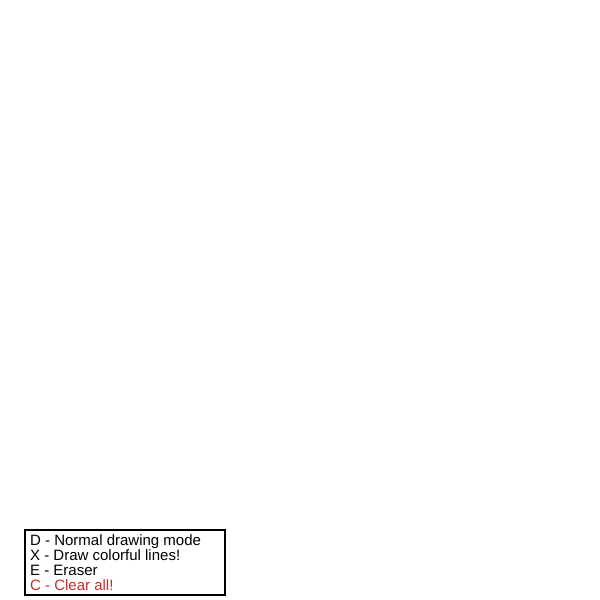
Frame 1 (no input)
Frame 60 (no input): identical to frame 1, image omitted
Frame 120 (the mouse pressed at the canvas centre since frame 60): identical to frame 1, image omitted

The p5.js sketch that drew this single still picture (run headless with seeded random() and noise() and a simulated clock; from frame 60 on, the mouse is pressed at the canvas centre):

// p5.js sketch
// ── sketch.js
let hueAdding = true;
let currentHue = 0;
let currentState = "";

let drawLine = (sc, sw) => {
  if (mouseIsPressed === true) {
    stroke(sc);
    strokeWeight(sw);
    line(mouseX, mouseY, pmouseX, pmouseY);
  }
};

let colorfulLine = () => {
  if (mouseIsPressed === true) {
    strokeWeight(20);
    stroke(currentHue, 100, 100);
    line(mouseX, mouseY, pmouseX, pmouseY);
  }

  if (hueAdding == true) {
    currentHue += 5;
  } else {
    currentHue -= 5;
  }

  if (currentHue >= 255) {
    hueAdding = false;
  } else if (currentHue <= 0) {
    hueAdding = true;
  }
}

let drawUpdate = () => {};

let showIns = (w) => {
  fill(255);
  strokeWeight(2);
  stroke(0);
  rect(25, height-70, 200, 65);
  noStroke();
  textSize(15);
  fill(0);
  text((w === "d") ? "> "+ "D - Normal drawing mode":"" + "D - Normal drawing mode", 30, height - 55);
  text((w === "x") ? "> "+ "X - Draw colorful lines!":"" + "X - Draw colorful lines!", 30, height - 40);
  text((w === "e") ? "> "+ "E - Eraser":"" + "E - Eraser", 30, height - 25);
  fill(0, 75, 75);
  text((w === "c") ? "> "+ "C - Clear all!":"" + "C - Clear all!", 30, height - 10);
};

function setup() {
  createCanvas(600, 600);
  colorMode(HSB);
  background(255);
}

function draw() {
  drawUpdate();
  showIns(currentState);
}

function keyPressed() {
  if (key === "C" || key === "c") {
    drawUpdate = () => {
      background(255);
    };
    currentState = "c";
    
  } else if (key === "E" || key === "e") {
    drawUpdate = () => {
      drawLine(255, 40);
    };
    currentState = "e";
    
  } else if (key === "D" || key === "d") {
    drawUpdate = () => {
      drawLine(0, 20);
    };
    currentState = "d";
    
  } else if (key === "X" || key === "x") {
    drawUpdate = () => {
      colorfulLine();
    };
    currentState = "x";
    
  }
}
